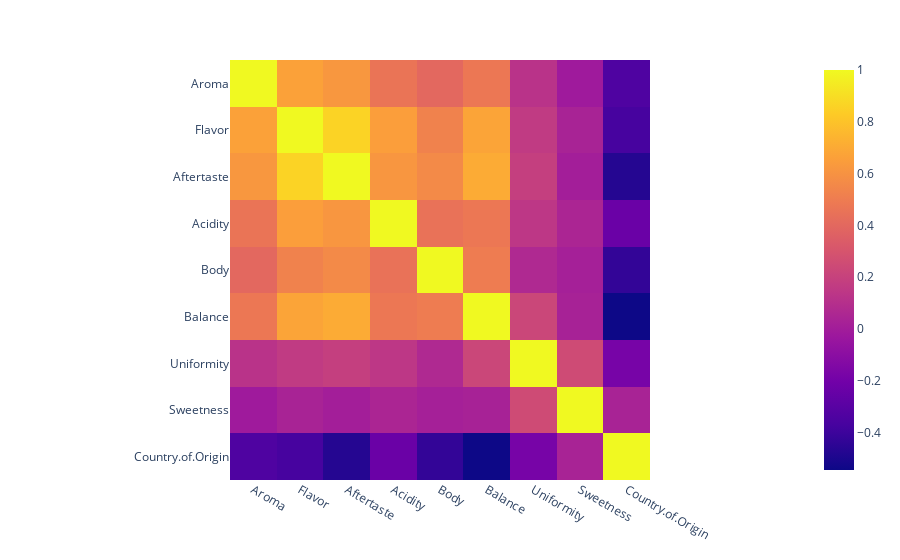

The notebook cell this image was saved under:
### Code cell
# use plotly to plot correlation matrix
import plotly.express as px

fig = px.imshow(coffee.corr())

fig.show()

### Figure 1 — Plotly figure (JSON) as saved in the notebook; plotly's stock layout.template omitted (floating-point values rounded to 4 significant figures)
{"data": [{"coloraxis": "coloraxis", "hovertemplate": "x: %{x}<br>y: %{y}<br>color: %{z}<extra></extra>", "name": "0", "type": "heatmap", "x": ["Aroma", "Flavor", "Aftertaste", "Acidity", "Body", "Balance", "Uniformity", "Sweetness", "Country.of.Origin"], "xaxis": "x", "y": ["Aroma", "Flavor", "Aftertaste", "Acidity", "Body", "Balance", "Uniformity", "Sweetness", "Country.of.Origin"], "yaxis": "y", "z": [[1, 0.6633, 0.6198, 0.4613, 0.3995, 0.4757, 0.1192, -0.01498, -0.3367], [0.6633, 1, 0.8603, 0.6511, 0.5279, 0.6771, 0.1619, 0.03478, -0.3691], [0.6198, 0.8603, 1, 0.6151, 0.562, 0.7029, 0.1859, 0.008082, -0.4729], [0.4613, 0.6511, 0.6151, 1, 0.4509, 0.4748, 0.1404, 0.04771, -0.2325], [0.3995, 0.5279, 0.562, 0.4509, 1, 0.4993, 0.06681, 0.01644, -0.4293], [0.4757, 0.6771, 0.7029, 0.4748, 0.4993, 1, 0.2273, 0.02796, -0.5444], [0.1192, 0.1619, 0.1859, 0.1404, 0.06681, 0.2273, 1, 0.2506, -0.1801], [-0.01498, 0.03478, 0.008082, 0.04771, 0.01644, 0.02796, 0.2506, 1, 0.03261], [-0.3367, -0.3691, -0.4729, -0.2325, -0.4293, -0.5444, -0.1801, 0.03261, 1]]}], "layout": {"coloraxis": {"colorscale": [[0, "#0d0887"], [0.1111, "#46039f"], [0.2222, "#7201a8"], [0.3333, "#9c179e"], [0.4444, "#bd3786"], [0.5556, "#d8576b"], [0.6667, "#ed7953"], [0.7778, "#fb9f3a"], [0.8889, "#fdca26"], [1, "#f0f921"]]}, "margin": {"t": 60}, "xaxis": {"anchor": "y", "constrain": "domain", "domain": [0, 1], "scaleanchor": "y"}, "yaxis": {"anchor": "x", "autorange": "reversed", "constrain": "domain", "domain": [0, 1]}}}
